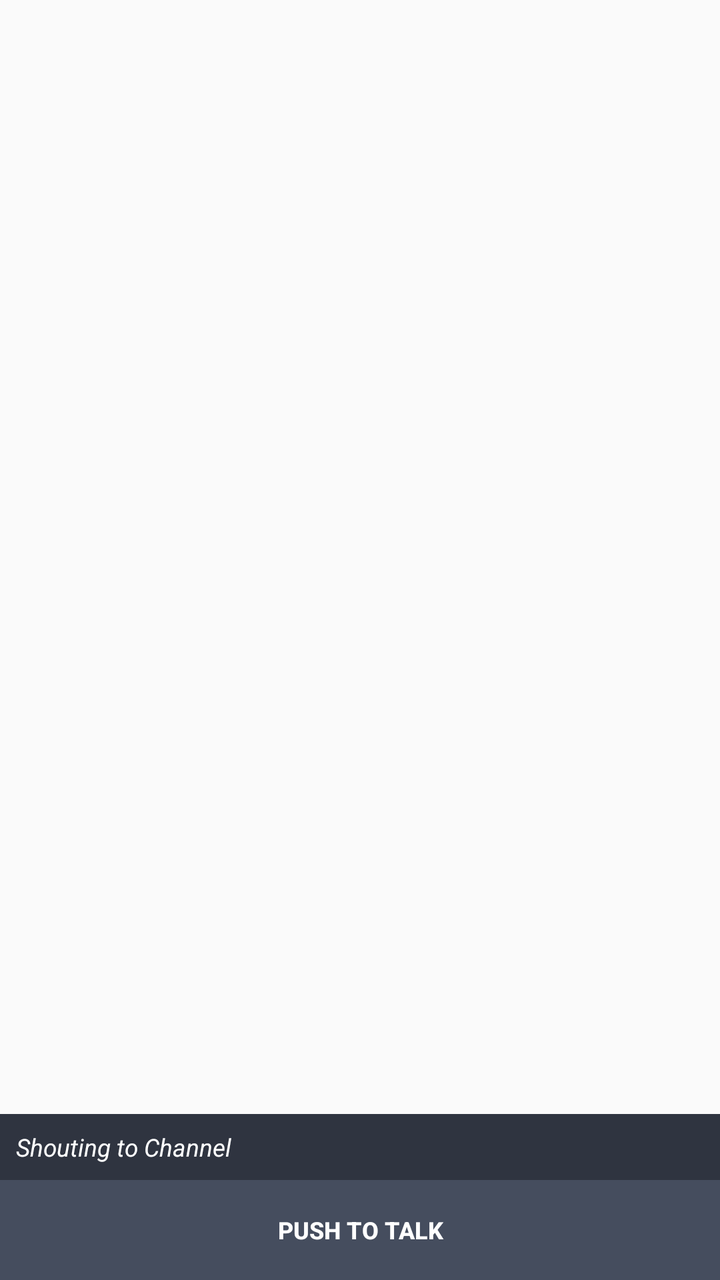
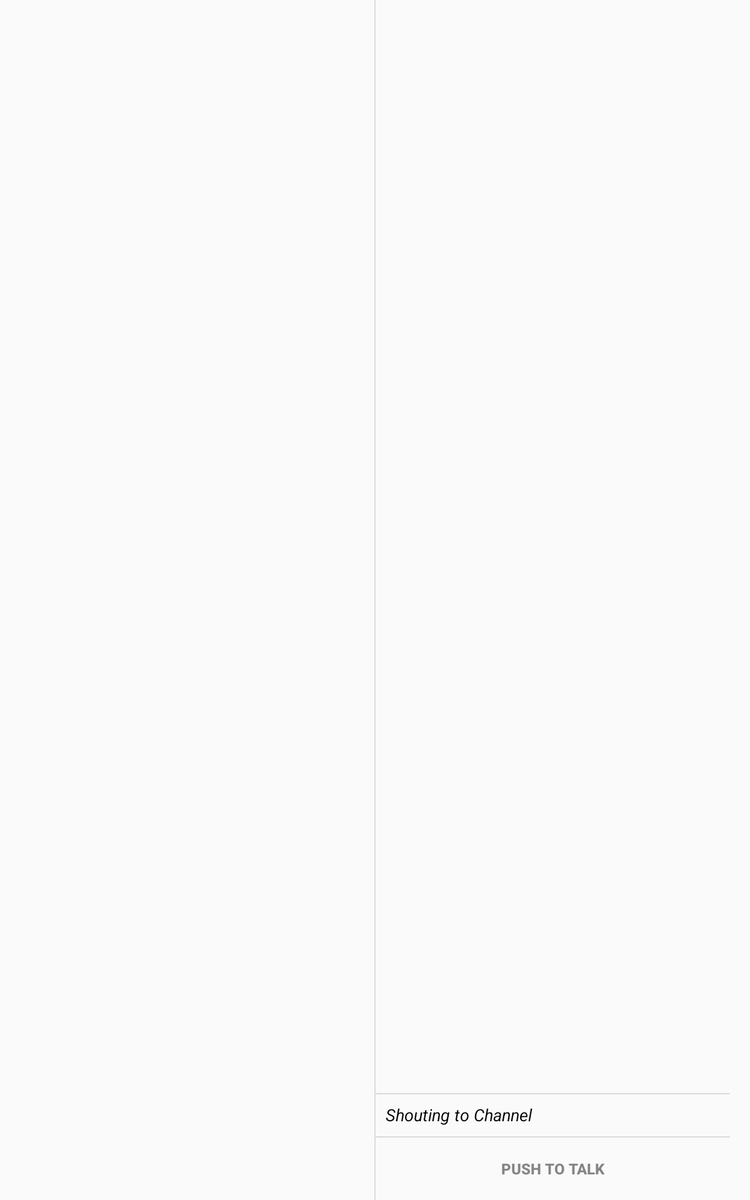

An Android layout and its configuration variant, each rendered on a device that would load it. The default file and the variant file are quoted in full after the pictures.
<!-- AndroidManifest.xml: application theme Theme.Plumble -->
<!-- res/layout/fragment_channel.xml -->
<LinearLayout xmlns:android="http://schemas.android.com/apk/res/android"
    xmlns:tools="http://schemas.android.com/tools"
    android:id="@+id/channelcontainer"
    android:layout_width="match_parent"
    android:layout_height="match_parent"
    android:orientation="vertical"
    tools:context=".app.PlumbleActivity">

    <android.support.v4.view.ViewPager
        android:id="@+id/channel_view_pager"
        android:layout_width="match_parent"
        android:layout_height="0dp"
        android:layout_weight="1">

        <android.support.v4.view.PagerTabStrip
            android:id="@+id/channel_tab_strip"
            android:layout_width="match_parent"
            android:layout_height="wrap_content"
            android:layout_gravity="top" />

    </android.support.v4.view.ViewPager>

    <FrameLayout
        android:id="@+id/target_panel"
        android:layout_width="match_parent"
        android:layout_height="wrap_content"
        android:background="?colorPrimaryDark">

        <TextView
            android:id="@+id/target_panel_warning"
            android:layout_width="match_parent"
            android:layout_height="match_parent"
            android:ellipsize="marquee"
            android:gravity="left|center_vertical"
            android:maxLines="1"
            android:padding="8dp"
            android:text="Shouting to Channel"
            android:textColor="?android:textColorPrimaryInverse"
            android:textSize="6pt"
            android:textStyle="italic" />

        <ImageView
            android:id="@+id/target_panel_cancel"
            android:layout_width="24dp"
            android:layout_height="match_parent"
            android:layout_gravity="center_vertical|end"
            android:background="?attr/selectableItemBackgroundBorderless"
            android:src="@drawable/ic_action_delete_dark"
            android:tint="?android:textColorPrimaryInverse" />

    </FrameLayout>

    <LinearLayout
        android:id="@+id/pushtotalk_view"
        android:layout_width="match_parent"
        android:layout_height="wrap_content"
        android:background="?attr/colorPrimary"
        android:gravity="center_horizontal"
        android:orientation="vertical">

        <Button
            android:id="@+id/pushtotalk"
            android:layout_width="match_parent"
            android:layout_height="50dp"
            android:background="?attr/selectableItemBackground"
            android:text="@string/ptt"
            android:textColor="?android:attr/textColorPrimaryInverse"
            android:textSize="12sp"
            android:textStyle="bold" />

    </LinearLayout>

</LinearLayout>
<!-- resources referenced by this layout -->
<resources>
  <string name="ptt">PUSH TO TALK</string>
  <style name="Theme.Plumble" parent="@style/Theme.AppCompat.Light.DarkActionBar">
          <item name="android:textColorPrimary">#000</item>
          <item name="android:textColorSecondary">#666</item>
          <item name="android:textColorPrimaryInverse">#FFF</item>
          <item name="android:textColorSecondaryInverse">#AAA</item>
  
          <item name="android:actionBarStyle">@style/PlumbleDarkActionBar</item>
          <item name="actionBarStyle">@style/PlumbleDarkActionBar</item>
  
          <item name="colorPrimary">#454D5E</item>
          <item name="colorPrimaryDark">#2F3440</item>
          <item name="colorAccent">#454D5E</item>
  
          <item name="cardStyle">@style/Theme.Plumble.CardView</item>
      </style>
  <style name="PlumbleDarkActionBar" parent="@style/Widget.AppCompat.ActionBar.Solid">
          <item name="android:titleTextStyle">@style/PlumbleDarkActionBarText</item>
          <item name="titleTextStyle">@style/PlumbleDarkActionBarText</item>
      </style>
  <style name="Theme.Plumble.CardView" parent="CardView" />
  <style name="PlumbleDarkActionBarText" parent="@style/TextAppearance.AppCompat.Widget.ActionBar.Title">
          <item name="android:textColor">#FFFFFF</item>
      </style>
</resources>
<!-- res/layout-sw600dp-v11/fragment_channel.xml (the repository's variant of the layout above) -->
<!-- drawn on a 7-inch tablet held upright -->
<?xml version="1.0" encoding="utf-8"?>
<LinearLayout xmlns:android="http://schemas.android.com/apk/res/android"
    xmlns:tools="http://schemas.android.com/tools"
    android:layout_width="match_parent"
    android:layout_height="match_parent"
    android:layout_marginLeft="16dp"
    android:layout_marginRight="16dp"
    android:divider="?android:attr/dividerHorizontal"
    android:orientation="horizontal"
    android:showDividers="middle"
    tools:context=".ChannelActivity">

    <LinearLayout
        android:id="@+id/left_split"
        android:layout_width="0dp"
        android:layout_height="match_parent"
        android:layout_weight="1">

        <FrameLayout
            android:id="@+id/chat_fragment"
            android:layout_width="match_parent"
            android:layout_height="match_parent" />

    </LinearLayout>

    <LinearLayout
        android:id="@+id/right_split"
        android:layout_width="0dp"
        android:layout_height="match_parent"
        android:layout_weight="1"
        android:orientation="vertical">

        <FrameLayout
            android:id="@+id/list_fragment"
            android:layout_width="match_parent"
            android:layout_height="0dp"
            android:layout_weight="1" />

        <FrameLayout
            android:id="@+id/target_panel"
            android:layout_width="match_parent"
            android:layout_height="wrap_content">

            <View
                android:layout_width="match_parent"
                android:layout_height="1dp"
                android:layout_gravity="top"
                android:background="#dadada" />

            <TextView
                android:id="@+id/target_panel_warning"
                android:layout_width="match_parent"
                android:layout_height="match_parent"
                android:ellipsize="marquee"
                android:gravity="left|center_vertical"
                android:maxLines="1"
                android:padding="8dp"
                android:text="Shouting to Channel"
                android:textColor="?android:textColorPrimary"
                android:textSize="6pt"
                android:textStyle="italic" />

            <ImageView
                android:id="@+id/target_panel_cancel"
                android:layout_width="24dp"
                android:layout_height="match_parent"
                android:layout_gravity="center_vertical|end"
                android:background="?attr/selectableItemBackgroundBorderless"
                android:src="@drawable/ic_action_delete_dark"
                android:tint="?android:textColorPrimary" />

        </FrameLayout>

        <LinearLayout
            android:id="@+id/pushtotalk_view"
            android:layout_width="match_parent"
            android:layout_height="51dp"
            android:gravity="center_horizontal"
            android:orientation="vertical">


            <View
                android:layout_width="match_parent"
                android:layout_height="1dp"
                android:background="#dadada" />

            <Button
                android:id="@+id/pushtotalk"
                android:layout_width="match_parent"
                android:layout_height="match_parent"
                android:background="?attr/selectableItemBackground"
                android:text="@string/ptt"
                android:textColor="#858585"
                android:textSize="12sp"
                android:textStyle="bold" />

        </LinearLayout>

    </LinearLayout>

</LinearLayout>
